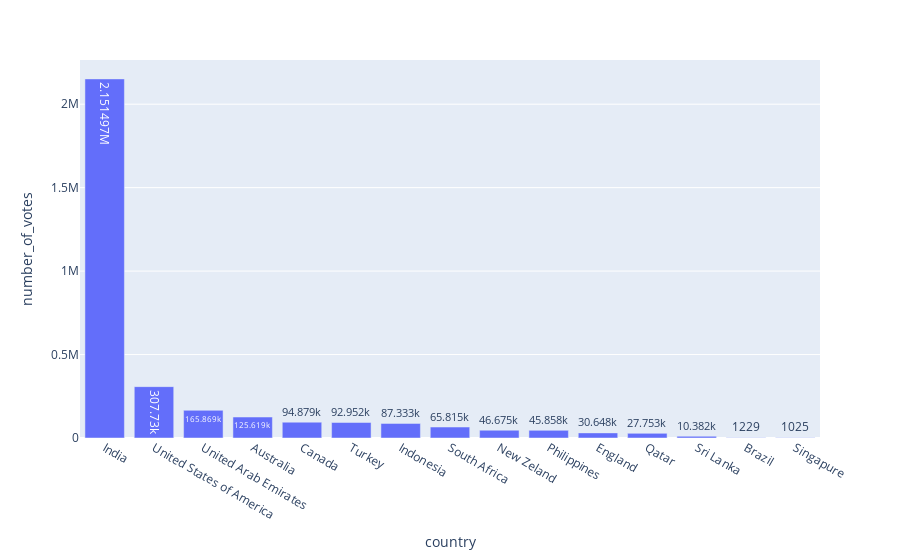

Notebook code for this chart:
### Code cell
px.bar(df_aux, x='country', y='number_of_votes', text_auto=True)

### Figure 1 — Plotly figure (JSON) as saved in the notebook; plotly's stock layout.template omitted (floating-point values rounded to 4 significant figures)
{"data": [{"alignmentgroup": "True", "hovertemplate": "country=%{x}<br>number_of_votes=%{y}<extra></extra>", "legendgroup": "", "marker": {"color": "#636efa", "pattern": {"shape": ""}}, "name": "", "offsetgroup": "", "orientation": "v", "showlegend": false, "textposition": "auto", "texttemplate": "%{y}", "type": "bar", "x": ["India", "United States of America", "United Arab Emirates", "Australia", "Canada", "Turkey", "Indonesia", "South Africa", "New Zeland", "Philippines", "England", "Qatar", "Sri Lanka", "Brazil", "Singapure"], "xaxis": "x", "y": [2151497, 307730, 165869, 125619, 94879, 92952, 87333, 65815, 46675, 45858, 30648, 27753, 10382, 1229, 1025], "yaxis": "y"}], "layout": {"barmode": "relative", "legend": {"tracegroupgap": 0}, "margin": {"t": 60}, "xaxis": {"anchor": "y", "domain": [0, 1], "title": {"text": "country"}}, "yaxis": {"anchor": "x", "domain": [0, 1], "title": {"text": "number_of_votes"}}}}
